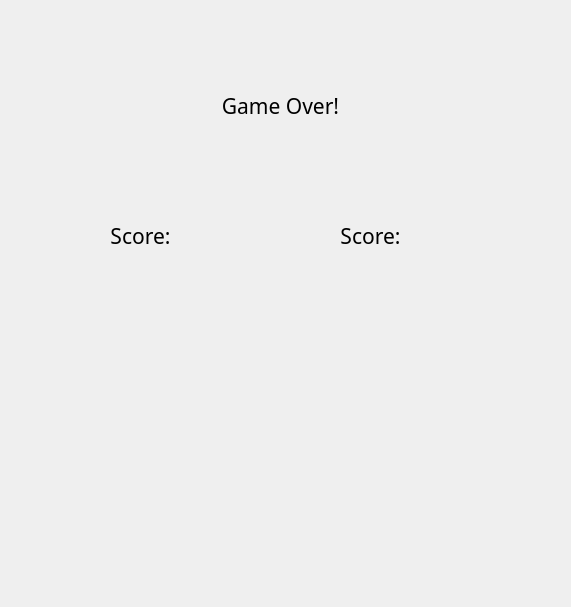
<?xml version="1.0" encoding="UTF-8"?>
<ui version="4.0">
 <class>result</class>
 <widget class="QDialog" name="result">
  <property name="geometry">
   <rect>
    <x>0</x>
    <y>0</y>
    <width>571</width>
    <height>607</height>
   </rect>
  </property>
  <property name="windowTitle">
   <string>Dialog</string>
  </property>
  <widget class="QLabel" name="label">
   <property name="geometry">
    <rect>
     <x>170</x>
     <y>60</y>
     <width>221</width>
     <height>91</height>
    </rect>
   </property>
   <property name="font">
    <font>
     <family>Noto Serif CJK TC Medium</family>
     <pointsize>16</pointsize>
    </font>
   </property>
   <property name="text">
    <string>Game Over!</string>
   </property>
   <property name="alignment">
    <set>Qt::AlignCenter</set>
   </property>
  </widget>
  <widget class="QLabel" name="label_2">
   <property name="geometry">
    <rect>
     <x>30</x>
     <y>190</y>
     <width>221</width>
     <height>91</height>
    </rect>
   </property>
   <property name="font">
    <font>
     <family>Noto Serif CJK TC Medium</family>
     <pointsize>16</pointsize>
    </font>
   </property>
   <property name="text">
    <string>Score:</string>
   </property>
   <property name="alignment">
    <set>Qt::AlignCenter</set>
   </property>
  </widget>
  <widget class="QLabel" name="label_3">
   <property name="geometry">
    <rect>
     <x>260</x>
     <y>190</y>
     <width>221</width>
     <height>91</height>
    </rect>
   </property>
   <property name="font">
    <font>
     <family>Noto Serif CJK TC Medium</family>
     <pointsize>16</pointsize>
    </font>
   </property>
   <property name="text">
    <string>Score:</string>
   </property>
   <property name="alignment">
    <set>Qt::AlignCenter</set>
   </property>
  </widget>
 </widget>
 <resources/>
 <connections/>
</ui>
